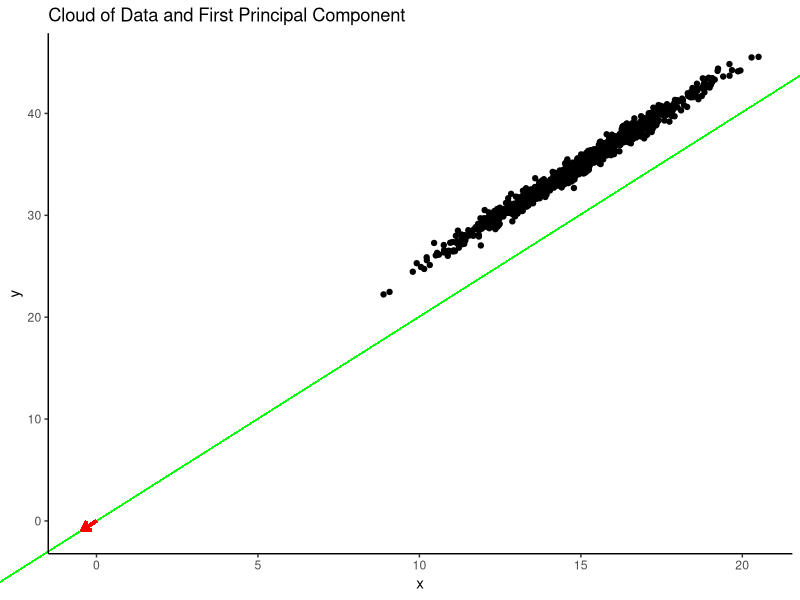
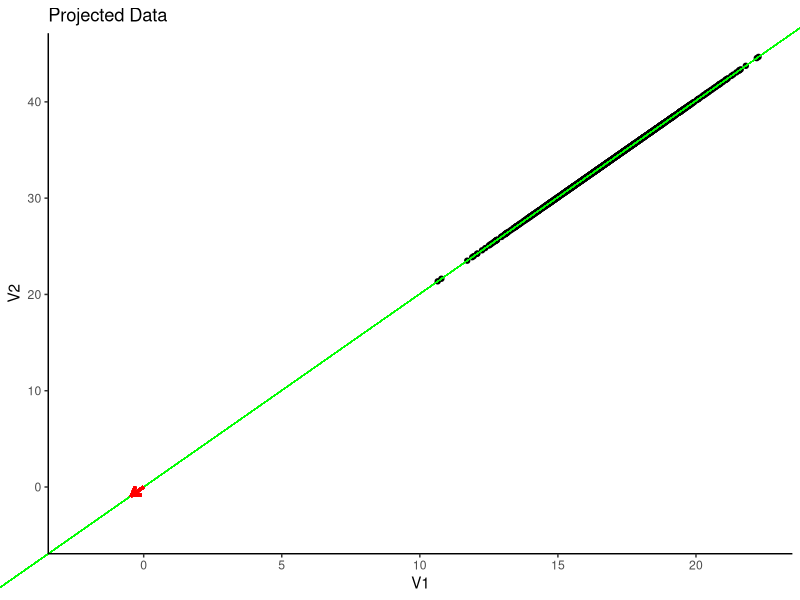
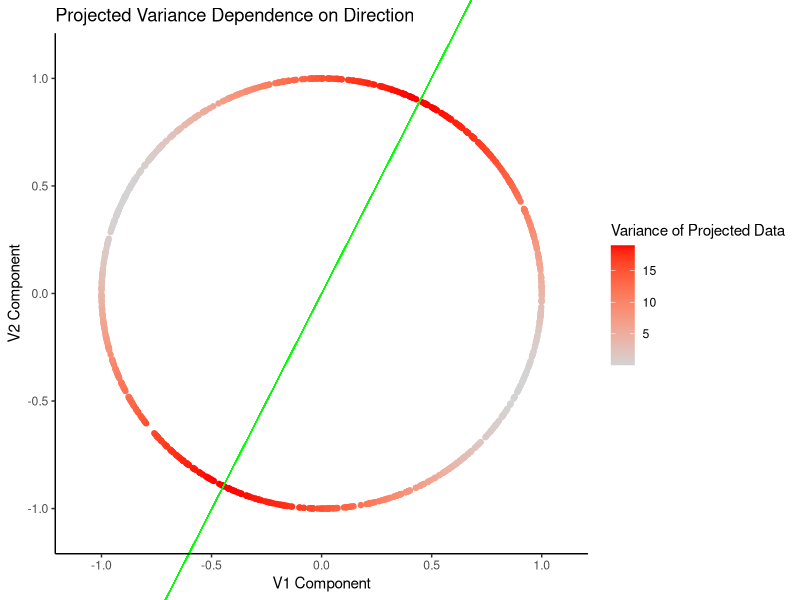
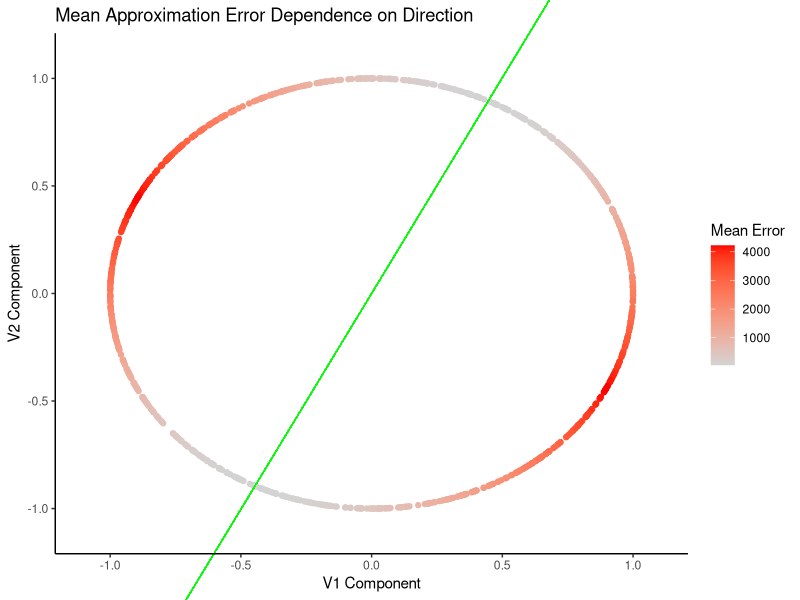

Source code (R) for these figures, in order: (Note: this script raises an error after producing the figures.)
# Required Packages
require(ggplot2)

# Generate data
N <- 1e3
V1 <- rnorm(N, 15, sd = 2)
V2 <- 5 + rnorm(N, 2*V1, sd = 0.5)


# Format as a matrix
mat <- rbind(V1, V2)

# Distance matrix(thing we want to approximate)
dist_mat <- dist(t(mat))

# An orthogonal projection is the closest point on a line to a datapoint
# When both the line and datapoint are represented as vectors, the formula is:
# projected_point_vec = sum(point_vec * line_vec) / sum(line_vec * line_vec) * line_vec
# We then ask where along the line is the projected point,
# This is essentially "how many line_vec's go into projected_point_vec"
# Which is projected_point_vec / line_vec, and we are left with:
# projected_point = sum(point_vec * line_vec) / sum(line_vec * line_vec)
orthogonal_projection <- function(set_of_vecs, vec) {
  return( colSums(set_of_vecs * vec) )
}

# We will generate many random vectors to approximate the first PC
iters <- sapply(1:1e3, function(i) {
  # Generate random vector
  vec <- rnorm(2)
  vec <- vec / sum(vec^2)^0.5

  proj <- orthogonal_projection(mat, vec)

  # Calculate variance of data projected onto data
  proj_var <- var(proj)
  proj_mdist <- sum( (dist_mat - dist(proj))^2 )^0.5

  return(c(vec, proj_var, proj_mdist))
})

firstPC <- iters[1:2, which.max(iters[3,])]

# Plot data ----
plot_data <- data.frame(mat[1,], mat[2,])
colnames(plot_data) <- c("x","y")

plot <- ggplot(data = plot_data,
               mapping = aes(x = x, y = y)) +
  ggtitle("Cloud of Data and First Principal Component") +
  coord_cartesian(xlim = c(min(0, firstPC[1], plot_data$x), max(0, firstPC[1], plot_data$x)),
                  ylim = c(min(0, firstPC[2], plot_data$y), max(0, firstPC[2], plot_data$y)),
                  clip = "off") +
  geom_point() +
  theme_bw() +
  theme(panel.border = element_blank(),
        panel.grid.major = element_blank(),
        panel.grid.minor = element_blank(),
        axis.line = element_line(colour = "black"))

# Plot first principal component
plot <- plot + geom_segment(aes(x = -firstPC[1]*1e3, y = -firstPC[2]*1e3,
                                xend = firstPC[1]*1e3, yend = firstPC[2]*1e3),
                            colour = "green", lwd = 0.25)

plot <- plot + geom_segment(aes(x = 0, y = 0,
                                xend = firstPC[1], yend = firstPC[2]),
                            arrow = arrow(length = unit(0.25, "cm")),
                            colour = "red", lwd = 1)

print(plot)



# Plot projected data ----
plot_data <- data.frame(outer(orthogonal_projection(mat, firstPC), firstPC))
colnames(plot_data) <- c("V1", "V2")

plot <- ggplot(data = plot_data,
               mapping = aes(x = V1, y = V2)) +
  ggtitle("Projected Data") +
  coord_cartesian(xlim = c(min(0, firstPC[1]*5, plot_data$V1), max(0, firstPC[1]*5, plot_data$V1)),
                  ylim = c(min(0, firstPC[2]*5, plot_data$V2), max(0, firstPC[2]*5, plot_data$V2)),
                  clip = "off") +
  geom_point() +
  theme_bw() +
  theme(panel.border = element_blank(),
        panel.grid.major = element_blank(),
        panel.grid.minor = element_blank(),
        axis.line = element_line(colour = "black"))

# Plot first principal component
plot <- plot + geom_segment(aes(x = -firstPC[1]*1e3, y = -firstPC[2]*1e3,
                                xend = firstPC[1]*1e3, yend = firstPC[2]*1e3),
                            colour = "green", lwd = 0.25)

plot <- plot + geom_segment(aes(x = 0, y = 0,
                                xend = firstPC[1], yend = firstPC[2]),
                            arrow = arrow(length = unit(0.25, "cm")),
                            colour = "red", lwd = 1)

print(plot)

# Colour gradient function
myColorRamp <- function(colors, values) {
  v <- (values - min(values))/diff(range(values))
  x <- colorRamp(colors)(v)
  rgb(x[,1], x[,2], x[,3], maxColorValue = 255)
}

# Plot parameter space(for projected variance and mean error) ----
plot_data <- data.frame(V1 = iters[1,], V2 = iters[2,],
                        proj_var = iters[3,], mean_err = iters[4,])

plot <- ggplot(data = plot_data,
               mapping = aes(x = V1, y = V2, col = proj_var)) +
  ggtitle("Projected Variance Dependence on Direction") +
  xlab("V1 Component") + ylab("V2 Component") +
  coord_cartesian(xlim = c(-1.1, 1.1),
                  ylim = c(-1.1, 1.1),
                  clip = "off") +
  scale_colour_gradient(low = "lightgrey", high = "red", name = "Variance of Projected Data") +
  geom_point() +
  theme_bw() +
  theme(panel.border = element_blank(),
        panel.grid.major = element_blank(),
        panel.grid.minor = element_blank(),
        axis.line = element_line(colour = "black"))

plot <- plot + geom_segment(aes(x = -firstPC[1]*1e3, y = -firstPC[2]*1e3,
                                xend = firstPC[1]*1e3, yend = firstPC[2]*1e3),
                            colour = "green", lwd = 0.25)

plot2 <- ggplot(data = plot_data,
               mapping = aes(x = V1, y = V2, col = mean_err)) +
  ggtitle("Mean Approximation Error Dependence on Direction") +
  xlab("V1 Component") + ylab("V2 Component") +
  coord_cartesian(xlim = c(-1.1, 1.1),
                  ylim = c(-1.1, 1.1),
                  clip = "off") +
  scale_colour_gradient(low = "lightgrey", high = "red", name = "Mean Error") +
  geom_point() +
  theme_bw() +
  theme(panel.border = element_blank(),
        panel.grid.major = element_blank(),
        panel.grid.minor = element_blank(),
        axis.line = element_line(colour = "black"))

plot2 <- plot2 + geom_segment(aes(x = -firstPC[1]*1e3, y = -firstPC[2]*1e3,
                                 xend = firstPC[1]*1e3, yend = firstPC[2]*1e3),
                             colour = "green", lwd = 0.25)

print(plot)
print(plot2)


# Gradient method ----

# Add Another Variable
V3 <- 10 + rnorm(N, V1 + V2, sd = 0.2)

# Format as a matrix
mat <- rbind(V1, V2, V3)

# Distance matrix(thing we want to approximate)
dist_mat <- dist(t(mat))


gradient_eval1 <- function(set_of_vecs, cur_vec, e = 1e-5) {
  dim <- length(cur_vec)

  gradient <- sapply(1:dim, function(i) {
    h_vec <- cur_vec
    h_vec[i] <- h_vec[i] + e

    fd <- ( orth_proj_var(set_of_vecs, h_vec) - orth_proj_var(set_of_vecs, cur_vec) ) / e

    return(fd)
  })

  return(gradient)
}

gradient_eval2 <- function(set_of_vecs, cur_vec, e = 1e-5) {
  dim <- length(cur_vec)

  gradient <- sapply(1:dim, function(i) {
    h_vec <- cur_vec
    h_vec[i] <- h_vec[i] + e

    fd <- ( var(orthogonal_projection(set_of_vecs, h_vec)) - var(orthogonal_projection(set_of_vecs, cur_vec)) ) / e

    return(fd)
  })

  return(gradient)
}

cur_vec <- rnorm(2)
cur_vec <- cur_vec / sum(cur_vec^2)^0.5

for (i in 1:1e3) {
  print(cur_vec)
  prop_vec <- cur_vec + gradient_eval(mat, cur_vec, 1e-6)
  prop_vec <- prop_vec / sum(prop_vec^2)^0.5

  if ( sum((prop_vec - cur_vec)^2)^0.5 < 1e-6 ) {
    break
  }

  cur_vec <- prop_vec

}

grad_firstPC <- cur_vec



# Generate data
Nobs <- 1e5
Nfeat <- 20
mat <- rbind(rnorm(Nobs, 0, sd = 10))

for (i in 2:Nfeat) {
  mat <- rbind(mat,
               rnorm(Nobs,
                     mean = colSums(mat * rnorm(nrow(mat), sd = 0.1)),
                     sd = rexp(Nobs, rate = 1))
               )
}

x <- my_pca(mat, 5, 1e-8, 1e-5, 200)

